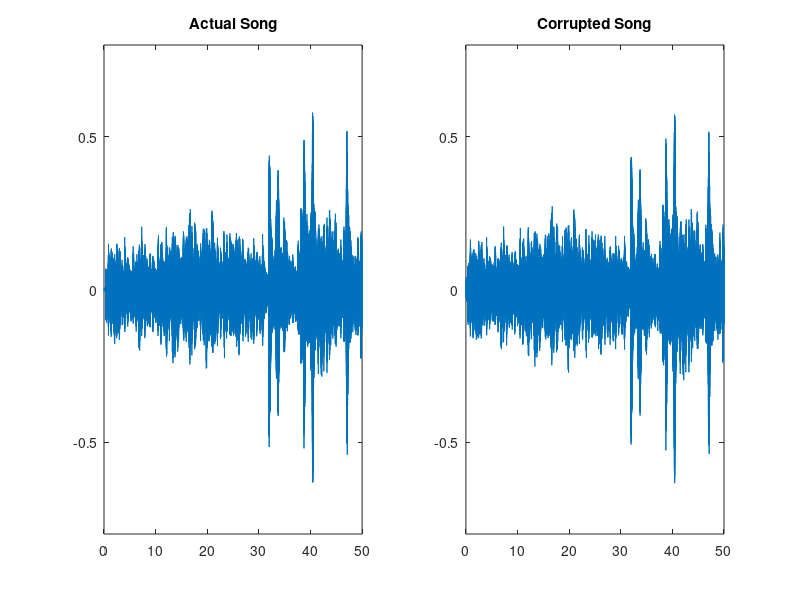

Reproduce this figure in MATLAB. (Note: this script raises an error after producing the figure.)
clear

T_duration = 0.5;
sampling_rate = 4000;
Ts = 1 / sampling_rate;

note_frequencies = zeros(1,12);
for idx = 1:12
    note_frequencies(idx) = 440 * 2^((idx - 1) / 12);
end

detected_notes = zeros(1,50/T_duration);
time_vector = 0:Ts:T_duration - Ts;

load MA2_songdata.mat

for seg = 1:50/T_duration
    segment = transpose(songdata((seg - 1)*T_duration*sampling_rate + 1 : seg*T_duration*sampling_rate));
    projection = zeros(1,12);
    for nf = 1:12
        projection(nf) = abs(sum(Ts * segment .* sin(2 * pi * note_frequencies(nf) * time_vector)));
    end
    [~, best_match] = max(projection);
    detected_notes(seg) = note_frequencies(best_match);
end

qsong = zeros(200000,1);
for seg = 1:50/T_duration
    note_waveform = sin(2 * pi * detected_notes(seg) * time_vector);
    qsong((seg - 1)*T_duration*sampling_rate + 1 : seg*T_duration*sampling_rate) = transpose(note_waveform);
end

%sound(qsong, sampling_rate)


sigma_values = 1:10;
for sigma = sigma_values
    figure()
    noisy_song = songdata + sigma * randn(length(songdata),1) / 100;
    time_range = transpose(0:Ts:50-Ts);
    
    subplot(1,2,1)
    plot(time_range, songdata)
    xlim([0 50])
    ylim([-0.8 0.8])
    title("Actual Song")
    
    subplot(1,2,2)
    plot(time_range, noisy_song)
    xlim([0 50])
    ylim([-0.8 0.8])
    title("Corrupted Song")
    
    sgtitle("\sigma = " + sigma + " Comparison")
end



chosen_sigma = 7;
noisy_song = songdata + chosen_sigma * randn(length(songdata),1) / 100;
detected_noisy_notes = zeros(1,50/T_duration);

for seg = 1:50/T_duration
    segment = transpose(noisy_song((seg - 1)*T_duration*sampling_rate + 1 : seg*T_duration*sampling_rate));
    projection = zeros(1,12);
    for nf = 1:12
        projection(nf) = abs(sum(Ts * segment .* sin(2 * pi * note_frequencies(nf) * time_vector)));
    end
    [~, best_match] = max(projection);
    detected_noisy_notes(seg) = note_frequencies(best_match);
end

reconstructed_song = zeros(200000,1);
for seg = 1:50/T_duration
    note_waveform = sin(2 * pi * detected_noisy_notes(seg) * time_vector);
    reconstructed_song((seg - 1)*T_duration*sampling_rate + 1 : seg*T_duration*sampling_rate) = transpose(note_waveform);
end

%sound(reconstructed_song, sampling_rate)
